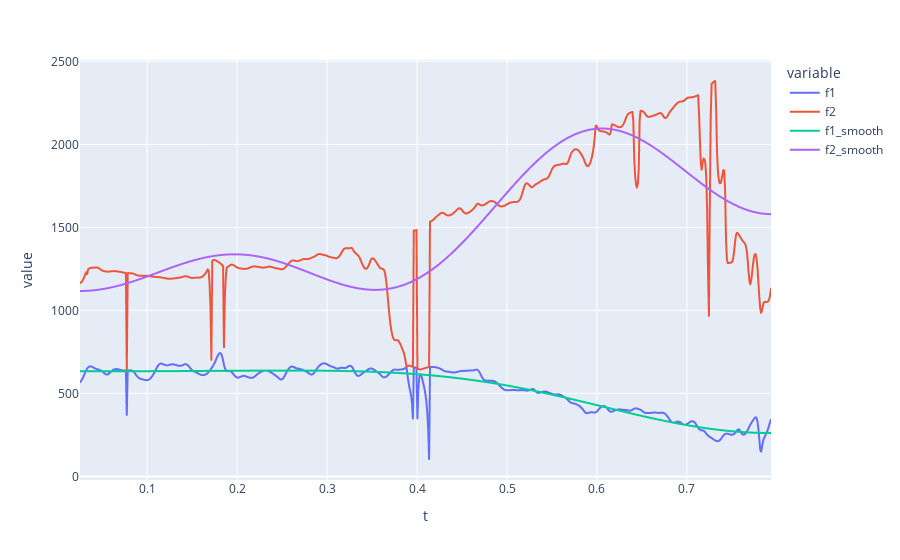

Notebook cell for this chart:
### Code cell
smooth_plot = px.line(
    smooth_df,
    x = "t",
    y = ["f1", "f2", "f1_smooth", "f2_smooth"]
)
smooth_plot.show()

### Figure 1 — Plotly figure (JSON) as saved in the notebook; plotly's stock layout.template omitted (floating-point values rounded to 4 significant figures; data arrays with more than 128 entries replaced by an {"elided": "..."} marker saying what was removed)
{"data": [{"hovertemplate": "variable=f1<br>t=%{x}<br>value=%{y}<extra></extra>", "legendgroup": "f1", "line": {"color": "#636efa", "dash": "solid"}, "marker": {"symbol": "circle"}, "mode": "lines", "name": "f1", "showlegend": true, "type": "scattergl", "x": {"elided": "769 float values"}, "xaxis": "x", "y": {"elided": "769 float values"}, "yaxis": "y"}, {"hovertemplate": "variable=f2<br>t=%{x}<br>value=%{y}<extra></extra>", "legendgroup": "f2", "line": {"color": "#EF553B", "dash": "solid"}, "marker": {"symbol": "circle"}, "mode": "lines", "name": "f2", "showlegend": true, "type": "scattergl", "x": {"elided": "769 float values"}, "xaxis": "x", "y": {"elided": "769 float values"}, "yaxis": "y"}, {"hovertemplate": "variable=f1_smooth<br>t=%{x}<br>value=%{y}<extra></extra>", "legendgroup": "f1_smooth", "line": {"color": "#00cc96", "dash": "solid"}, "marker": {"symbol": "circle"}, "mode": "lines", "name": "f1_smooth", "showlegend": true, "type": "scattergl", "x": {"elided": "769 float values"}, "xaxis": "x", "y": {"elided": "769 float values"}, "yaxis": "y"}, {"hovertemplate": "variable=f2_smooth<br>t=%{x}<br>value=%{y}<extra></extra>", "legendgroup": "f2_smooth", "line": {"color": "#ab63fa", "dash": "solid"}, "marker": {"symbol": "circle"}, "mode": "lines", "name": "f2_smooth", "showlegend": true, "type": "scattergl", "x": {"elided": "769 float values"}, "xaxis": "x", "y": {"elided": "769 float values"}, "yaxis": "y"}], "layout": {"legend": {"title": {"text": "variable"}, "tracegroupgap": 0}, "margin": {"t": 60}, "xaxis": {"anchor": "y", "domain": [0, 1], "title": {"text": "t"}}, "yaxis": {"anchor": "x", "domain": [0, 1], "title": {"text": "value"}}}}
